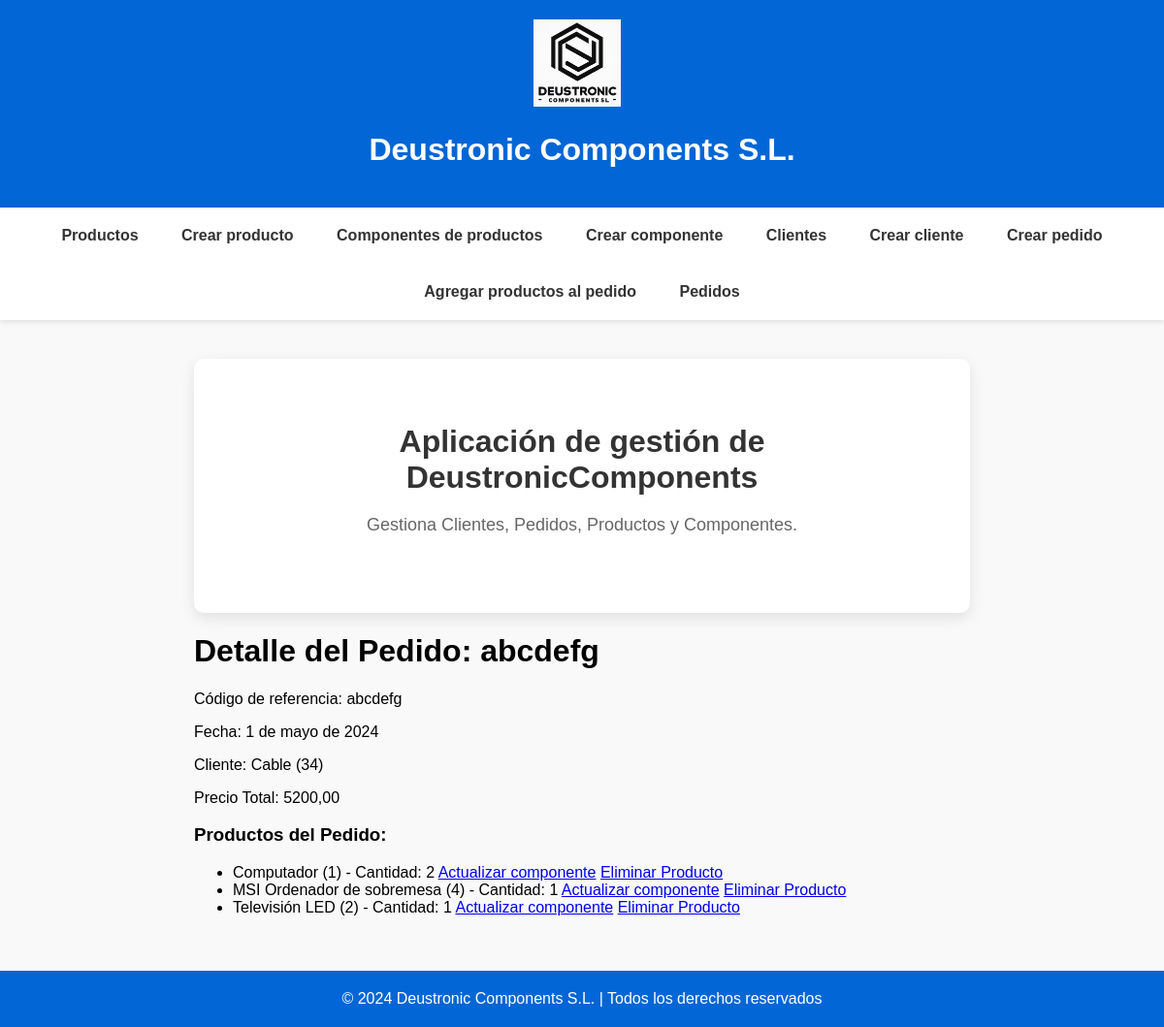
Page /appDeustronicComponents/pedido_producto/abcdefg/ on the committed database.
### appDeustronicComponents/models.py (models this page shows, shortened)
class Pedido(models.Model):
    cod_ref_ped = models.CharField(max_length=100, primary_key=True)
    fecha = models.DateField()
    cliente = models.ForeignKey(Cliente, on_delete=models.CASCADE)
    created = models.DateTimeField(auto_now_add=True)
    updated = models.DateTimeField(auto_now=True)
    precio_total = models.DecimalField(max_digits=10, decimal_places=2, default=0)
    class Meta:
        verbose_name_plural = "pedidos"
        verbose_name = "pedido"
        ordering = ["-created"]

class Cliente(models.Model):
    cif = models.CharField(max_length=100, primary_key=True)
    nombre_empresa = models.CharField(max_length=100)
    direccion = models.CharField(max_length=255)
    telefono = models.IntegerField()
    email = models.EmailField(max_length=255)
    created = models.DateTimeField(auto_now_add=True)
    updated = models.DateTimeField(auto_now=True)
    def __str__(self):
        return f"{self.nombre_empresa} ({self.cif})"
    class Meta:
        verbose_name_plural = "clientes"
        verbose_name = "cliente"
        ordering = ["-created"]

class PedidoProducto(models.Model):
    pedido = models.ForeignKey(Pedido, on_delete=models.CASCADE)
    producto = models.ForeignKey(Producto, on_delete=models.CASCADE)
    cantidad = models.IntegerField()
    created = models.DateTimeField(auto_now_add=True)
    updated = models.DateTimeField(auto_now=True)
    class Meta:
        verbose_name_plural = "detalle pedidos"
        verbose_name = "detalle pedido"
        ordering = ["-created"]

class Producto(models.Model):
    cod_ref_prod = models.CharField(max_length=100, primary_key=True)
    precio = models.DecimalField(max_digits=10, decimal_places=2)
    nombre = models.CharField(max_length=100)
    descripcion = models.TextField()
    categoria = models.CharField(max_length=100)
    componente = models.ManyToManyField(Componente)
    created = models.DateTimeField(auto_now_add=True)
    updated = models.DateTimeField(auto_now=True)
    def __str__(self):
        return f"{self.nombre} ({self.cod_ref_prod})"
    class Meta:
        verbose_name_plural = "productos"
        verbose_name = "producto"
        ordering = ["-created"]

### appDeustronicComponents/views.py (the view)
# urls.py: path('pedido_producto/<str:pk>/', PedidoProductoDetailView.as_view(), name='detalle_pedido_producto'),
class PedidoProductoDetailView(DetailView):
    model = Pedido
    template_name = 'appDeustronicComponents/pedido_producto_detail.html'
    context_object_name = 'pedido'
    def get_context_data(self, **kwargs):
        context = super().get_context_data(**kwargs)
        pedido = self.get_object()
        productos_del_pedido = PedidoProducto.objects.filter(pedido=pedido)
        context['productos_del_pedido'] = productos_del_pedido
        return context

### templates/appDeustronicComponents/pedido_producto_detail.html (shortened to what this page needs)
{% extends 'base.html' %}
{% block contenido %}
<h1>Detalle del Pedido: {{ pedido.cod_ref_ped }}</h1>
<p>Código de referencia: {{ pedido.cod_ref_ped }}</p>
<p>Fecha: {{ pedido.fecha }}</p>
<p>Cliente: {{ pedido.cliente }}</p>
<p>Precio Total: {{ pedido.precio_total }}</p>
<h3>Productos del Pedido:</h3>
<ul>
    {% for pedido_producto in productos_del_pedido %}
        <li>{{ pedido_producto.producto }} - Cantidad: {{ pedido_producto.cantidad }}
            <a href="{% url 'actualizar_pedido_producto' pk=pedido_producto.pk %}">Actualizar componente</a>
            <a href="{% url 'eliminar_pedido_producto' pk=pedido_producto.pk %}">Eliminar Producto</a>
        </li>
    {% empty %}
        <li>No hay productos asociados a este pedido.</li>
    {% endfor %}
</ul>
{% endblock %}

### static/css/style.css (style rules this page uses)
body { font-family: Arial, sans-serif; margin: 0; padding: 0; background-color: #f9f9f9; }

### rows in the picture
Pedido: cod_ref_ped "abcdefg", fecha "1 de mayo de 2024", cliente "Cable (34)", precio_total "5200,00"
PedidoProducto: producto "Computador (1)", cantidad "2"
PedidoProducto: producto "MSI Ordenador de sobremesa (4)", cantidad "1"
PedidoProducto: producto "Televisión LED (2)", cantidad "1"
